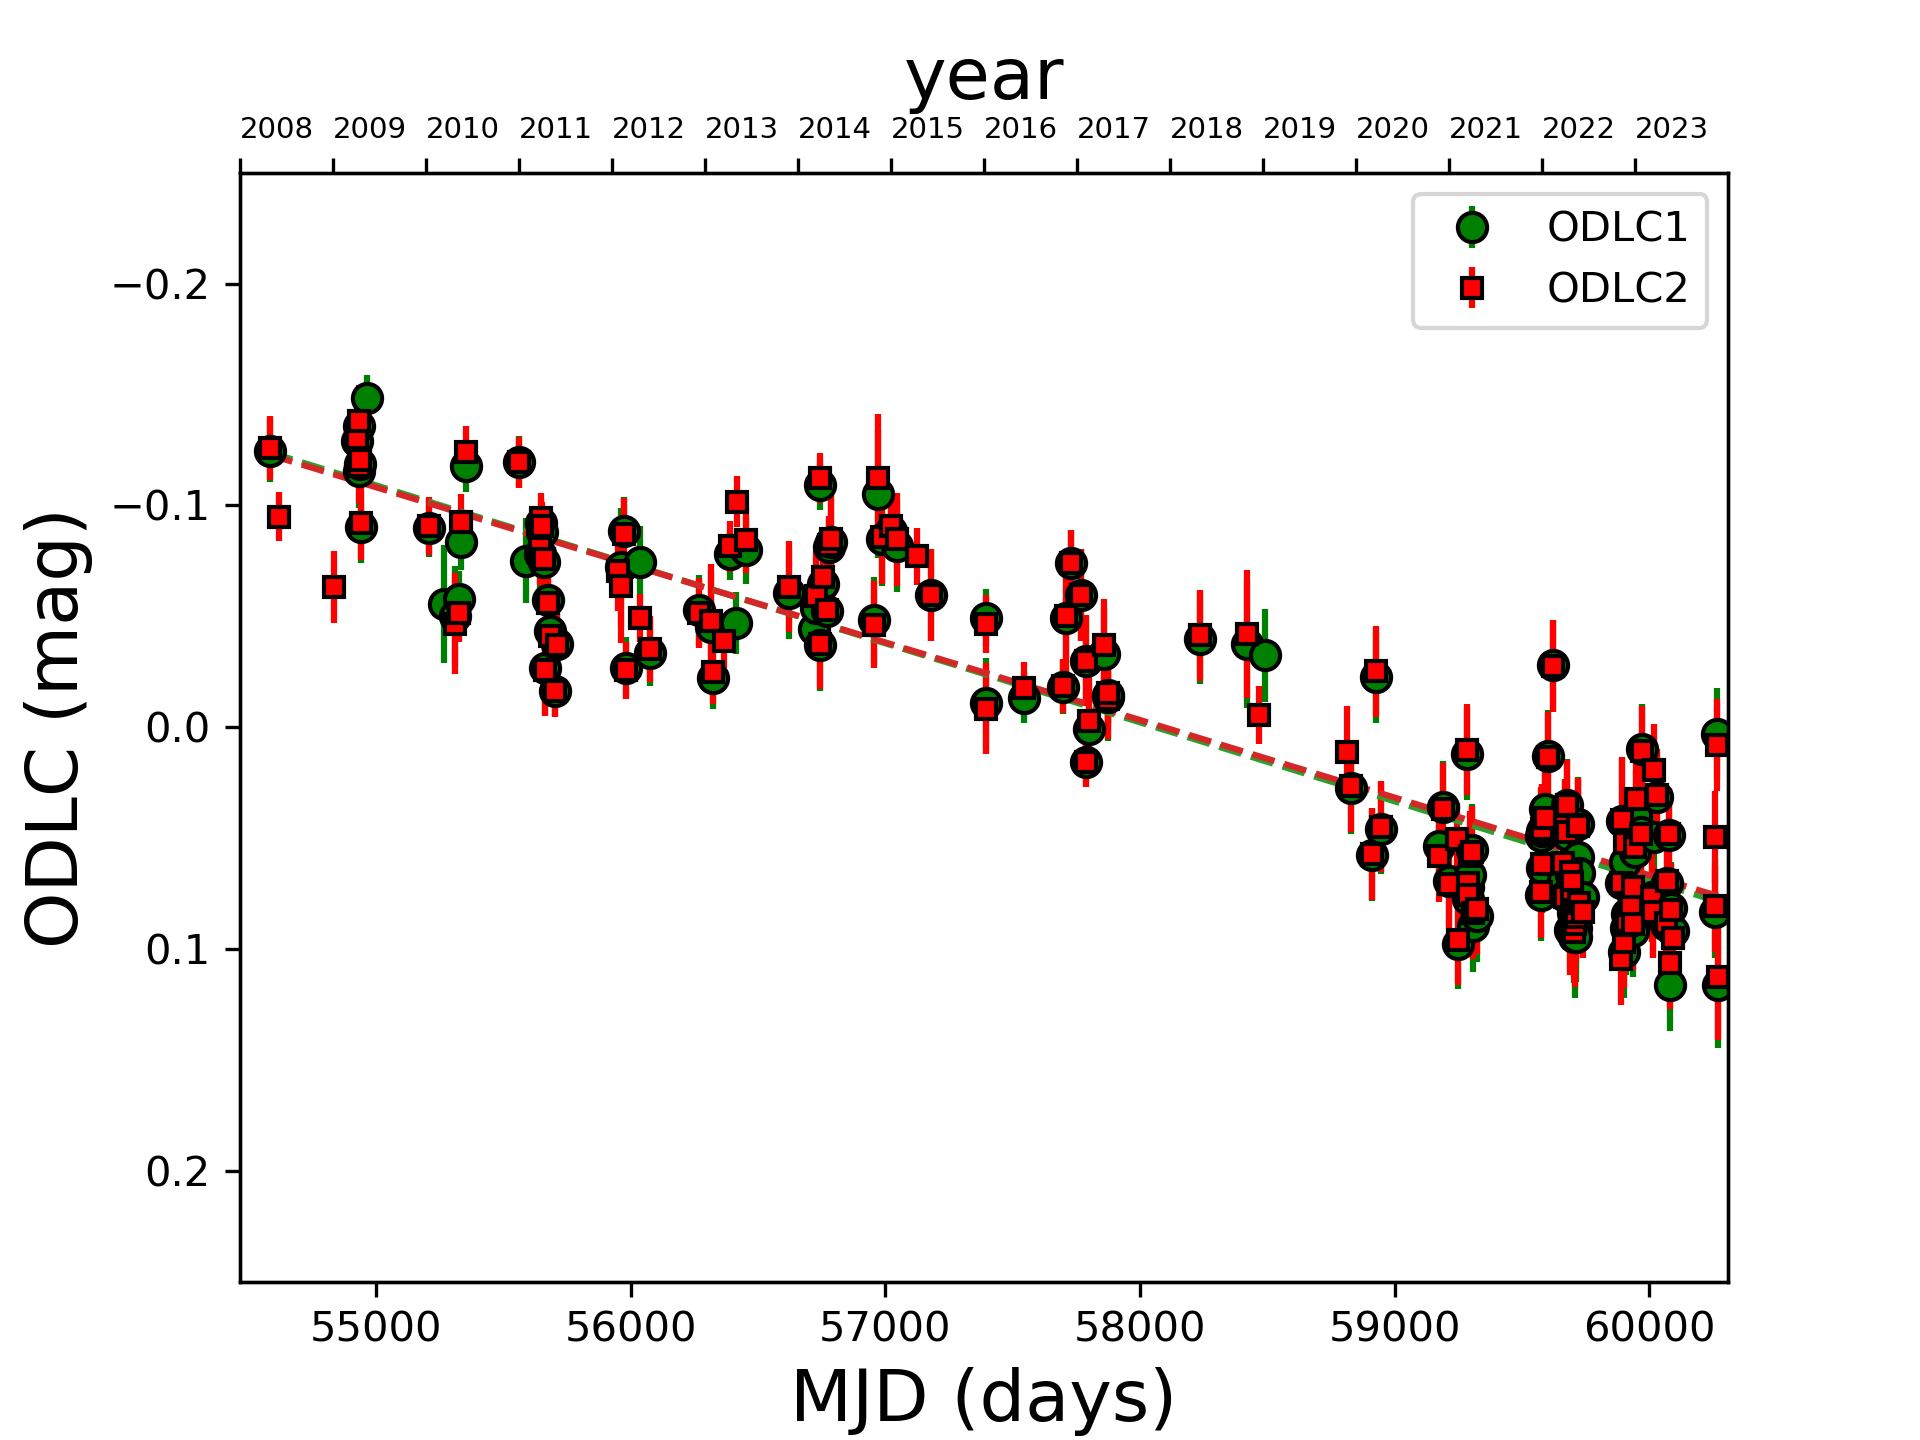

The script that saved this image:
#!/usr/bin/env python
import numpy as np
import matplotlib.pyplot as plt

t, A, Aerr, B, Berr = np.loadtxt('q0951LT_USNO_DES_PS_2008_2023.dat', unpack=True)
N = len(t)
print (N)

dt1 = 16.0	# time delay for approach 1 
dt2 = 13.3	# time delay for approach 2 
delta = 10	# time window for selection/rejection 
orderfit = 1	# degree of the fitting polynomial 

##############
# Approach 1 #
##############
 
# INTERPOLATION OF THE SHIFTED LIGHT CURVE OF A  
Aint1 = np.interp(t, t+dt1, A)
Aint1_err = np.interp(t, t+dt1, Aerr)
BAint1 = B - Aint1
BAint1_err = np.sqrt(Berr**2 + Aint1_err**2)

# DATA SELECTION & ODLC
ind = np.zeros(len(t))
for i in range(N-1):
    for j in range(N):
        if (t[i]+dt1-t[j]) < 0 and (t[i+1]+dt1-t[j]) > 0 and ((t[i]+dt1-t[j]) > -delta or (t[i+1]+dt1-t[j]) < delta):
            ind[j] = 1
tBA1 = np.compress(ind, t)            
BA1 = np.compress(ind, BAint1)
BA1err = np.compress(ind, BAint1_err)

BA1ave = np.average(BA1)
np.savetxt('q0951_ODLC1.dat', np.c_[tBA1, BA1-BA1ave, BA1err], fmt='%.3f') 

# FITTING A POLYNOMIAL MODEL TO THE ODLC
z = np.polyfit(tBA1, BA1-BA1ave, orderfit)
p = np.poly1d(z)
BA1fit = p(tBA1)

##############
# Approach 2 #
##############
 
# INTERPOLATION OF THE SHIFTED LIGHT CURVE OF A  
Aint2 = np.interp(t, t+dt2, A)
Aint2_err = np.interp(t, t+dt2, Aerr)
BAint2 = B - Aint2
BAint2_err = np.sqrt(Berr**2 + Aint2_err**2)

# DATA SELECTION & ODLC
ind = np.zeros(len(t))
for i in range(N-1):
    for j in range(N):
        if (t[i]+dt2-t[j]) < 0 and (t[i+1]+dt2-t[j]) > 0 and ((t[i]+dt2-t[j]) > -delta or (t[i+1]+dt2-t[j]) < delta):
            ind[j] = 1
tBA2 = np.compress(ind, t)            
BA2 = np.compress(ind, BAint2)
BA2err = np.compress(ind, BAint2_err)

BA2ave = np.average(BA2)
np.savetxt('q0951_ODLC2.dat', np.c_[tBA2, BA2-BA2ave, BA2err], fmt='%.3f') 

# FITTING A POLYNOMIAL MODEL TO THE ODLC
z = np.polyfit(tBA2, BA2-BA2ave, orderfit)
p = np.poly1d(z)
BA2fit = p(tBA2)

tmin = 54466; tmax = 60309; t0 = 54466; year0 = 2008; Nyears = 16
ymin, ymax = 17.90, 17.12
years = year0 + np.arange(Nyears)
years_firstday = t0 + 365.25*np.arange(Nyears)
ms = 5
mec = 'k'; mew = 1

# Figure 1: LIGHT CURVES 
plt.errorbar(t, A, yerr=Aerr, fmt='o', color='r', mew=mew, mec=mec, ms=ms, label=r'q0951A')
plt.errorbar(t, B-1.1, yerr=Berr, fmt='s', color='b', mew=mew, mec=mec, ms=ms, label=r'q0951B-1.1')
plt.legend()
plt.xlabel(r'MJD (days)', size='xx-large')
plt.ylabel(r'$r$ (mag)', size='xx-large')
plt.xlim(tmin, tmax)
plt.ylim(ymin, ymax)
ax2 = plt.twiny()
ax2.set_xlim(tmin, tmax)
ax2.set_xticks(years_firstday)
ax2.set_xticklabels((years), ha='left',fontsize=7)
ax2.set_xlabel(r'year', fontsize='xx-large')
plt.savefig('q0951_LCs.png', dpi=300)
plt.show()

# Figure 2: ODLCs & linear fits
plt.errorbar(tBA1, BA1-BA1ave, yerr=BA1err, fmt='o', color='g', ms = 7, mec=mec, mew=mew, label='ODLC1')
plt.errorbar(tBA2, BA2-BA2ave, yerr=BA2err, fmt='s', color='r', ms = 5, mec=mec, mew=mew, label='ODLC2')
plt.legend()
plt.plot(tBA1, BA1fit, 'C2--')
plt.plot(tBA2, BA2fit, 'C3--')
plt.xlabel(r'MJD (days)', size='xx-large')
plt.ylabel(r'ODLC (mag)', size='xx-large')
plt.xlim(tmin, tmax)
ymin, ymax = 0.25, -0.25
plt.ylim(ymin, ymax)
ax2 = plt.twiny()
ax2.set_xlim(tmin, tmax)
ax2.set_xticks(years_firstday)
ax2.set_xticklabels((years), ha='left',fontsize=7)
ax2.set_xlabel(r'year', fontsize='xx-large')
plt.savefig('q0951_ODLCs.png', dpi=300)
plt.show()
